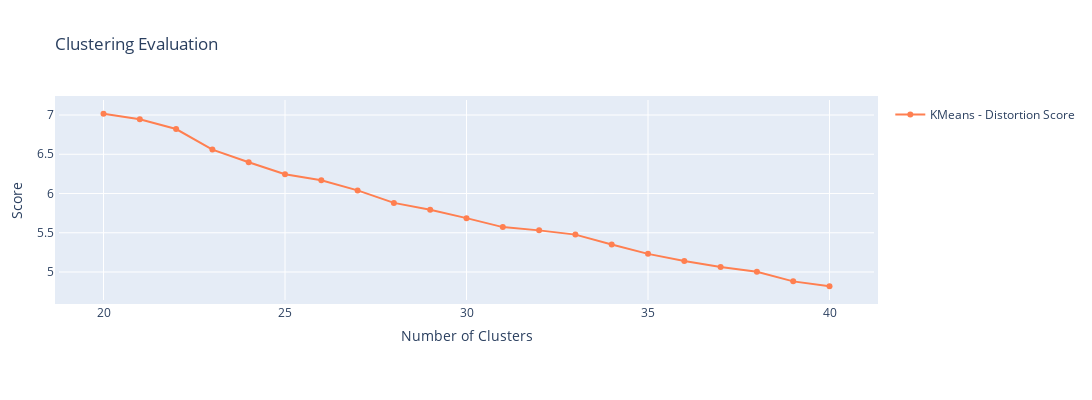

The notebook cell saved with this chart:
### Markdown cell above
KMeans outperforms GMM with a peak silhouette score around 0.415 at 20 clusters, indicating moderate cluster quality. Given NYC's grid layout and evenly scattered bike stations, well-separated clustering is challenging - the only apparent spatial clustering is created by the East River. Analyzing the KMeans' distortion score will offer insights into within-cluster variance:

### Code cell
# Plotting the distortion score for each cluster count of KMeans
fig = go.Figure()

fig.add_trace(go.Scatter(
    x=n_clusters_range,
    y=distortion_scores_kmeans,
    mode='lines+markers',
    name='KMeans - Distortion Score',
    line=dict(color='coral'),
))

fig.update_layout(
    title='Clustering Evaluation',
    xaxis_title='Number of Clusters',
    yaxis_title='Score',
    autosize=False,
    width=1200,
    height=400,
    margin=dict(l=50, r=50, b=100, t=100, pad=4),
    showlegend=True,
)

fig.show()

### Figure 1 — Plotly figure (JSON) as saved in the notebook; plotly's stock layout.template omitted (floating-point values rounded to 4 significant figures)
{"data": [{"line": {"color": "coral"}, "mode": "lines+markers", "name": "KMeans - Distortion Score", "type": "scatter", "x": [20, 21, 22, 23, 24, 25, 26, 27, 28, 29, 30, 31, 32, 33, 34, 35, 36, 37, 38, 39, 40], "y": [7.016, 6.947, 6.822, 6.559, 6.399, 6.246, 6.168, 6.04, 5.881, 5.793, 5.686, 5.572, 5.531, 5.476, 5.349, 5.231, 5.139, 5.063, 5.004, 4.881, 4.819]}], "layout": {"autosize": false, "height": 400, "margin": {"b": 100, "l": 50, "pad": 4, "r": 50, "t": 100}, "showlegend": true, "title": {"text": "Clustering Evaluation"}, "width": 1200, "xaxis": {"title": {"text": "Number of Clusters"}}, "yaxis": {"title": {"text": "Score"}}}}
